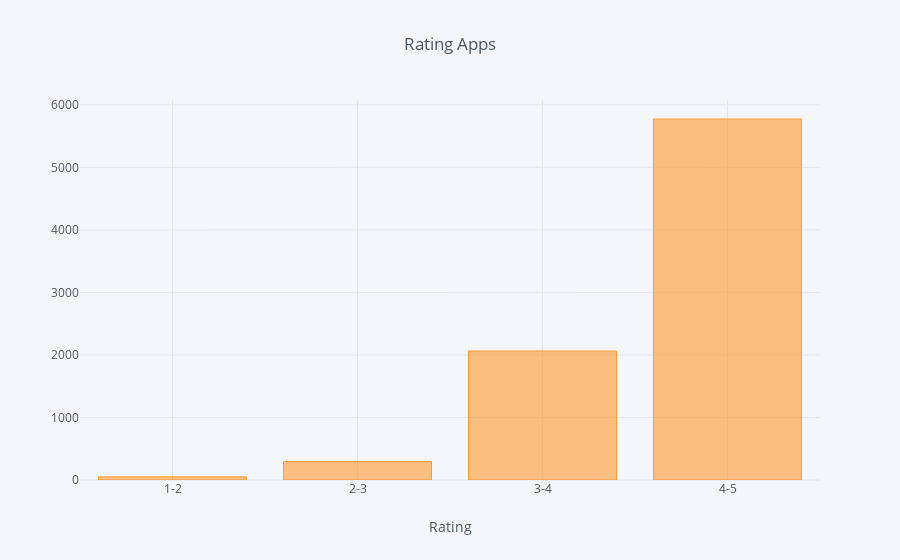

Notebook source saved alongside this figure:
### Code cell
data2.iplot(kind='bar', x='Rat', title='Rating Apps', xTitle='Rating')

### Figure 1 — Plotly figure (JSON) as saved in the notebook; plotly's stock layout.template omitted (floating-point values rounded to 4 significant figures)
{"data": [{"marker": {"color": "rgba(255, 153, 51, 0.6)", "line": {"color": "rgba(255, 153, 51, 1.0)", "width": 1}}, "name": "App", "orientation": "v", "text": "", "type": "bar", "uid": "a453a223-e6f5-493f-bef9-89a47894f1e7", "x": ["1-2", "2-3", "3-4", "4-5"], "y": [50, 294, 2063, 5773]}], "layout": {"legend": {"bgcolor": "#F5F6F9", "font": {"color": "#4D5663"}}, "paper_bgcolor": "#F5F6F9", "plot_bgcolor": "#F5F6F9", "title": {"font": {"color": "#4D5663"}, "text": "Rating Apps"}, "xaxis": {"gridcolor": "#E1E5ED", "showgrid": true, "tickfont": {"color": "#4D5663"}, "title": {"font": {"color": "#4D5663"}, "text": "Rating"}, "zerolinecolor": "#E1E5ED"}, "yaxis": {"gridcolor": "#E1E5ED", "showgrid": true, "tickfont": {"color": "#4D5663"}, "title": {"font": {"color": "#4D5663"}, "text": ""}, "zerolinecolor": "#E1E5ED"}}}
